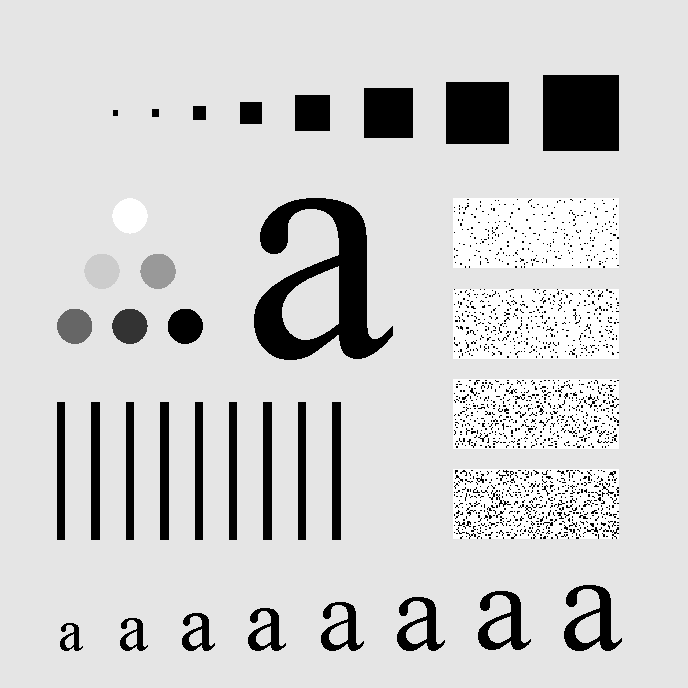
#> input picture image/CH3/04004.tif, 688 x 688 px, found by its file name
$ python 4_5.py
#> lines starting #> are read from the running program, lines starting #| are printed output that depends on the picture
#> further down, img is the input picture: shape (688, 688, 3); min 0, max 255, mean 207.3
import cv2 as cv  # 导入OpenCV 库
import numpy as np  # 导入Numpy 库
import matplotlib.pyplot as plt


# from matplotlib import pyplot as plt

# 傅里叶变换函数
def myDFTandBLPF(myImg, D0, n):
    # 1. 数据格式转换
#> called with D0 = 50, n = 2
    floatImg = myImg.astype(np.float32)
    # 2. 傅里叶变换
    dft = cv.dft(floatImg, flags=cv.DFT_COMPLEX_OUTPUT)
    # 3. 中心化
    dftShift = np.fft.fftshift(dft)
    # 4. 巴特沃斯 低通滤波器 BLPF

    # 创建滤波器函数H
    height, width = dftShift.shape[:2]
#> height = 688; width = 688
    H = np.zeros((width, height, 2), dtype=np.float32)
    for u in range(width):
        for v in range(height):
            D = np.sqrt((u - height // 2) ** 2 + (v - width // 2) ** 2)
            H[u, v] = 1 / (1 + (D / D0) ** (2 * n))

    # 巴特沃斯低通滤波
    BLPF = H * dftShift
    # 5. 去中心化
    iShift = np.fft.ifftshift(BLPF)
    # 6. 傅里叶逆变换
    idft = cv.idft(iShift)
    # 7. 重建图像
    idftAmp = cv.magnitude(idft[:, :, 0], idft[:, :, 1])
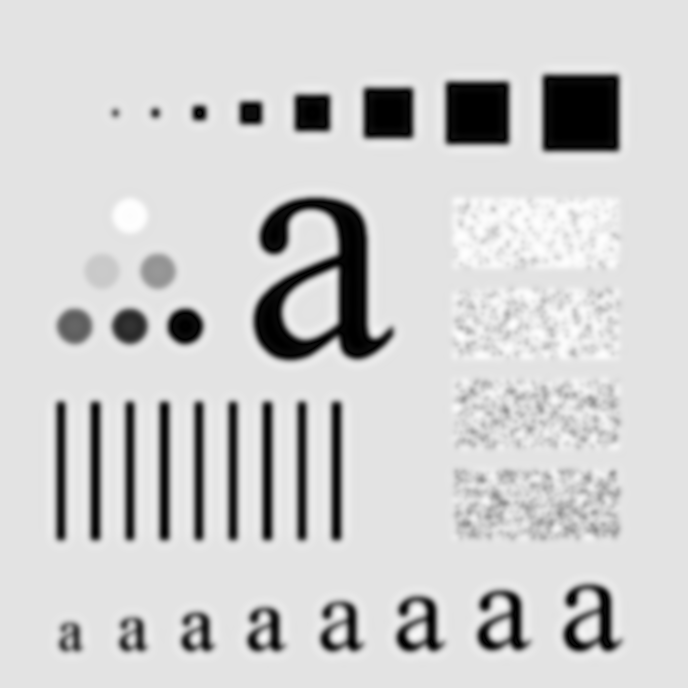
#> idftAmp: shape (688, 688) float32; min 8.28, max 121619632, mean 98254856; drawn with min black and max white
    rebuild = cv.normalize(idftAmp, None, 0, 255, cv.NORM_MINMAX).astype(np.uint8)
    ### 频谱结果
    #
    dftAmp = cv.magnitude(dft[:, :, 0], dft[:, :, 1])
    ampLog = np.log1p(dftAmp)
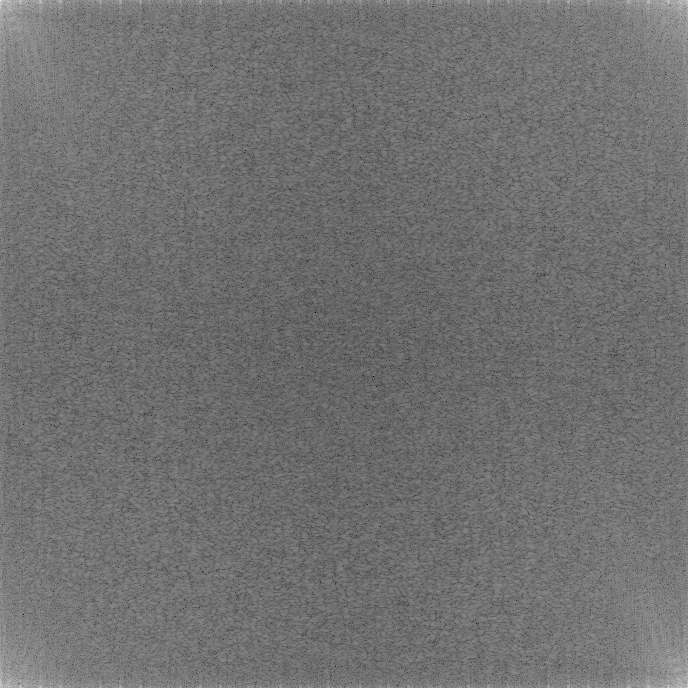
#> ampLog: shape (688, 688) float32; min 2.57, max 18.4, mean 9.58; drawn with min black and max white
    # 中心化频谱
    dftAmpShift = cv.magnitude(dftShift[:, :, 0], dftShift[:, :, 1])
    # 频谱对数结果
    dftLogShift = np.log1p(dftAmpShift)
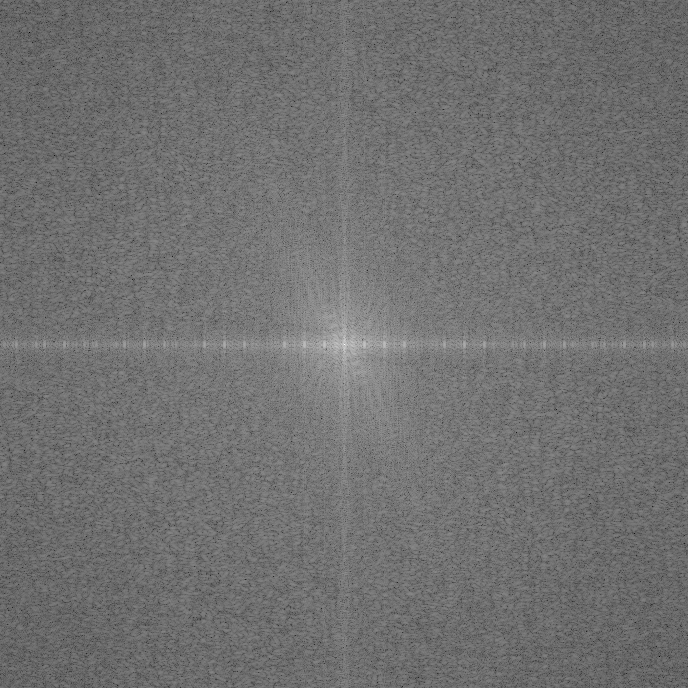
#> dftLogShift: shape (688, 688) float32; min 2.57, max 18.4, mean 9.58; drawn with min black and max white
    # 相位谱
    phase = np.arctan2(dft[:, :, 1], dft[:, :, 0])  # 弧度制
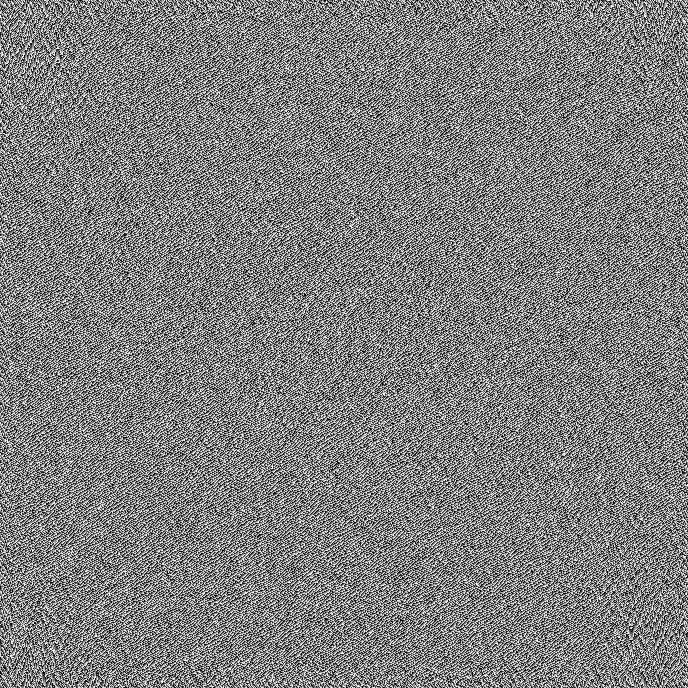
#> phase: shape (688, 688) float32; min -3.14, max 3.14, mean -5.32e-10; drawn with min black and max white
    dftPhi = phase / np.pi * 180  # 角度制
    # 返回重建图像、中心化频谱、频谱对数结果、相位谱
    return [rebuild, dftAmpShift, dftLogShift, dftPhi, H]


# 读取图像
img = cv.imread(r"D:\Code\Python\class02\CH3\04004.tif")
# 转换色彩空间
grayImg = cv.cvtColor(img, cv.COLOR_BGR2GRAY)

BLPFimg = myDFTandBLPF(grayImg, 50, 2)
#> BLPFimg = 5 items

# 循环显示
imgList = [grayImg, BLPFimg[0], BLPFimg[4][:, :, 0]]
imgTitle = ['1. Original', '2. rebuild', '3. phase ',
            '4. Rotation', '5. log spectrogram', '6. phase',
            '7. Move    ', '8. log spectrogram', '9. phase']
imgStart = 141  # 子图起始位置，小于10幅子图时可用
imgNum = 3  # 子图数量，对应以上两个列表长度
for i in range(imgNum):
    plt.subplot(imgStart + i)
    plt.imshow(imgList[i], cmap='gray')
    plt.axis('off')
    plt.title(imgTitle[i])

ax = plt.subplot(144, projection='3d')
u, v = np.mgrid[-1:1:2.0 / grayImg.shape[1], -1:1:2.0 / grayImg.shape[0]]
# ax.plot_wireframe( u,v, ILPF ,rstride=100, cstride=10, linewidth=0.2)
ax.plot_surface(u, v, BLPFimg[4][:, :, 0], cmap='viridis')
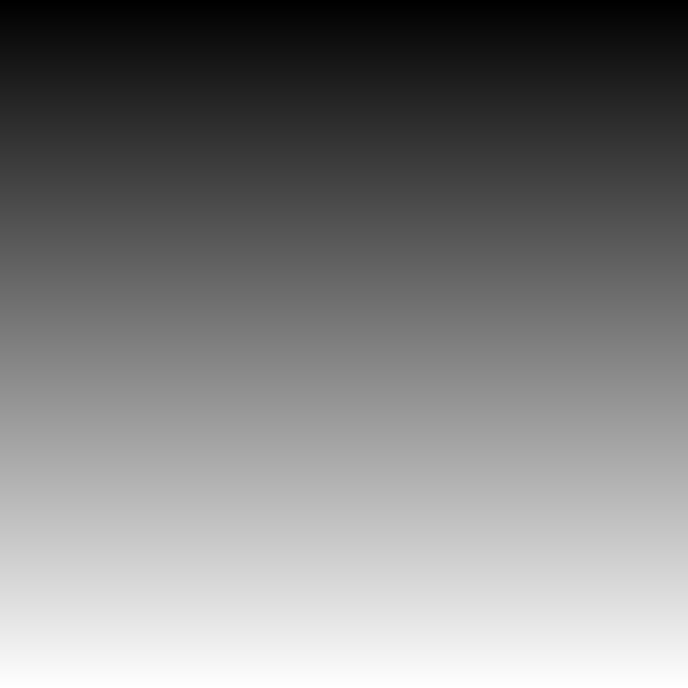
#> u: shape (688, 688) float64; min -1, max 0.997, mean -0.00145; drawn with min black and max white
plt.axis('off')

plt.show()
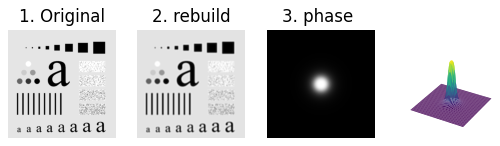
#> figure drawn by matplotlib, 4 panels

$ run again, with image/CH3/03161.tif copied over image/CH3/04004.tif
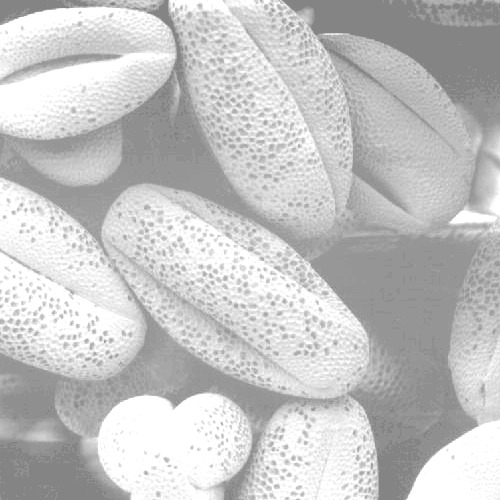
#> input picture image/CH3/03161.tif, 500 x 500 px, found by its file name
#> img is the input picture: shape (500, 500, 3); min 132, max 255, mean 196.4
#> in myDFTandBLPF, `phase = np.arctan2(dft[:, :, 1], dft[:, :, 0])`:
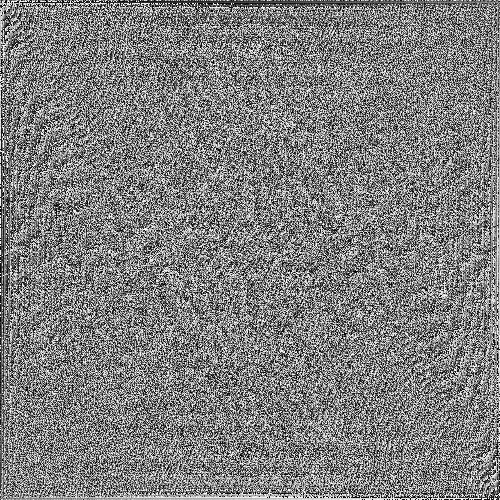
#> phase: shape (500, 500) float32; min -3.14, max 3.14, mean 1.26e-05; drawn with min black and max white
#> BLPFimg = 5 items
#> `plt.show()`:
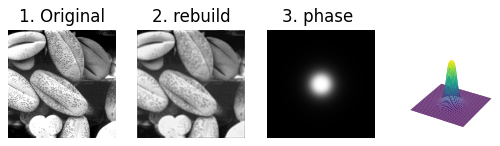
#> figure drawn by matplotlib, 4 panels
